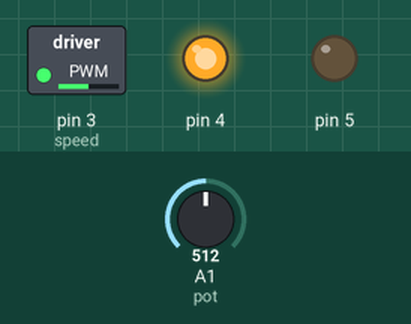
Bench run of a sketch on a simulated Arduino Uno, built with avr-gcc and run on an emulated ATmega328P. Parts: switched loads named in the sketch (green lamp = pin HIGH), output pins drawn as LEDs (lit = HIGH). Inputs (shaded band) come from the test bench; at power-on: A1 (pot) = 512.

Above: at 1.2 s.
1.3 s: A1 (pot) set to 716
At 2.5 s:
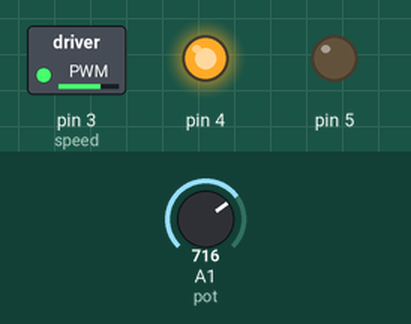
2.8 s: A1 (pot) set to 900
At 3.8 s:
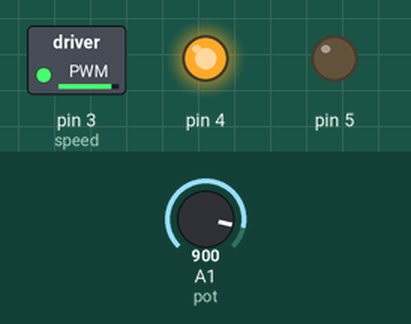
4.3 s: A1 (pot) set to 122
At 5.0 s:
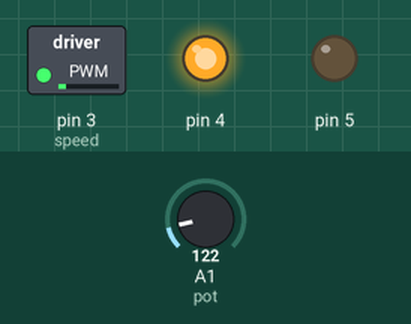
5.8 s: A1 (pot) set to 0
At 6.2 s:
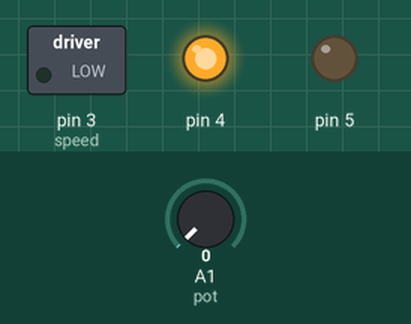
7.3 s: A1 (pot) set to 511
At 8.7 s:
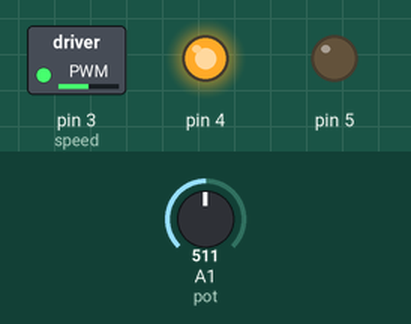
Timing chart, 0 to 9.8 s (numbered marks = the images above; inputs shaded):
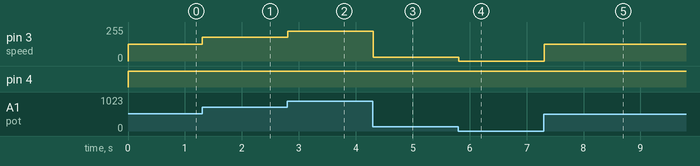

Measured:
- after the input at 1.3 s, pin 3 (speed): 127/255 → 178/255 at once
- after the input at 2.8 s, pin 3 (speed): 178/255 → 224/255 at once
- after the input at 4.3 s, pin 3 (speed): 224/255 → 30/255 at once
- after the input at 5.8 s, pin 3 (speed): 30/255 → 0/255 at once
- after the input at 7.3 s, pin 3 (speed): 0/255 → 127/255 at once

The sketch:

motor.ino
```cpp
int speed=3;
int pot=A1;

void setup() {
  // put your setup code here, to run once:
pinMode(pot,INPUT);
pinMode(3,OUTPUT);
pinMode(4,OUTPUT);
pinMode(5,OUTPUT);

}

void loop() {
  // put your main code here, to run repeatedly:
int val=analogRead(pot);
int val2=map(val,0,1023,0,255);

analogWrite(speed,val2);
digitalWrite(4,HIGH);
digitalWrite(5,LOW);
delay(100);

}
```
